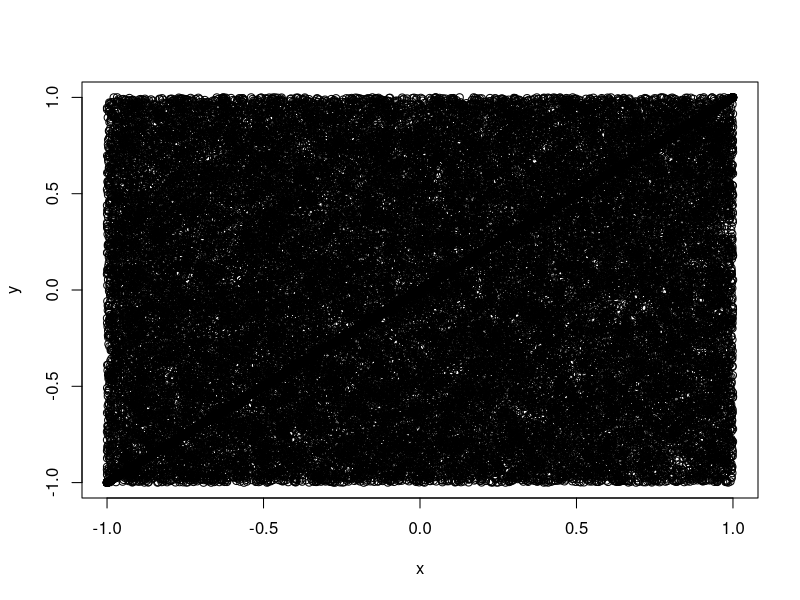
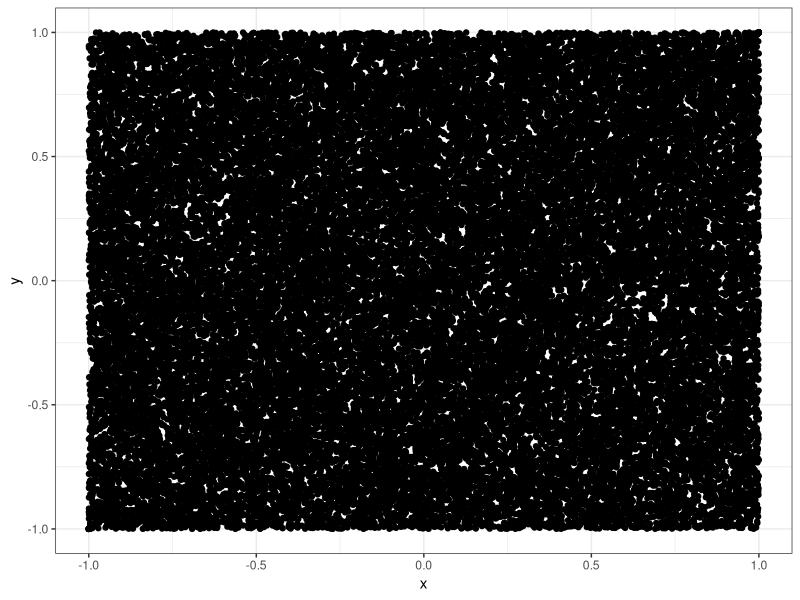
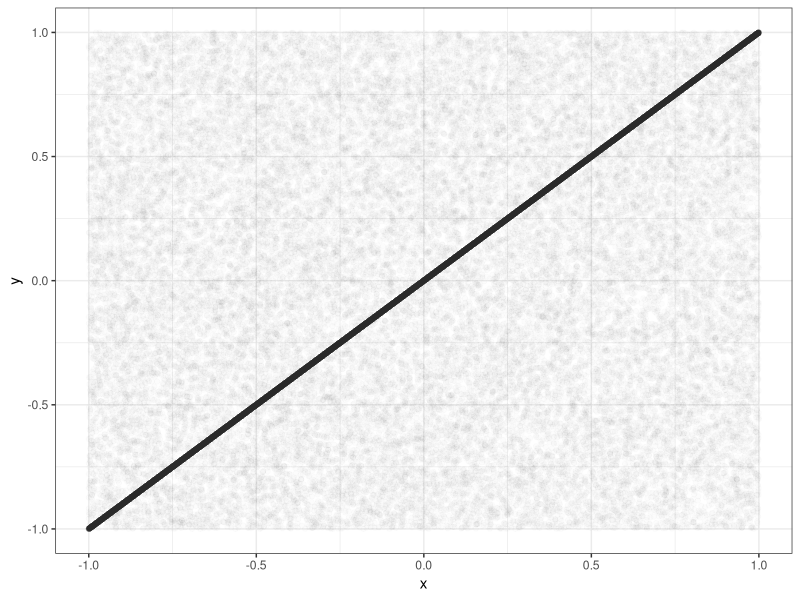
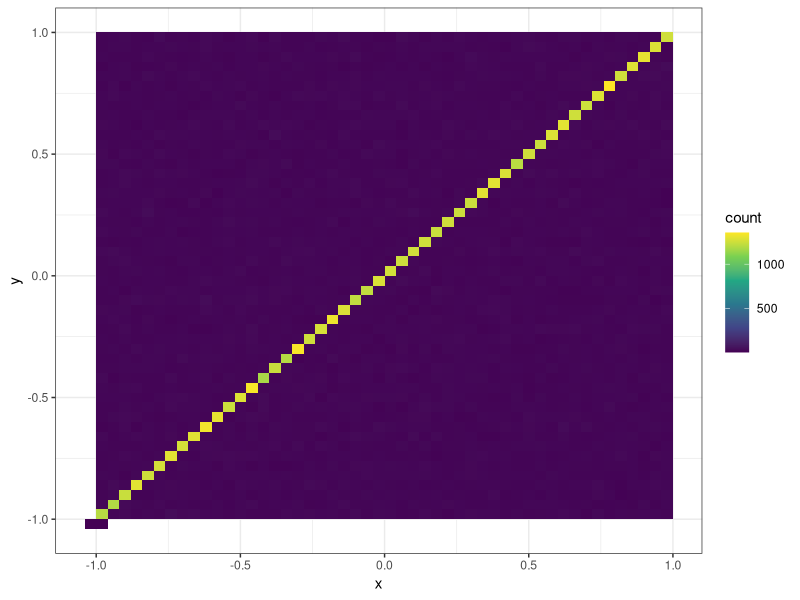
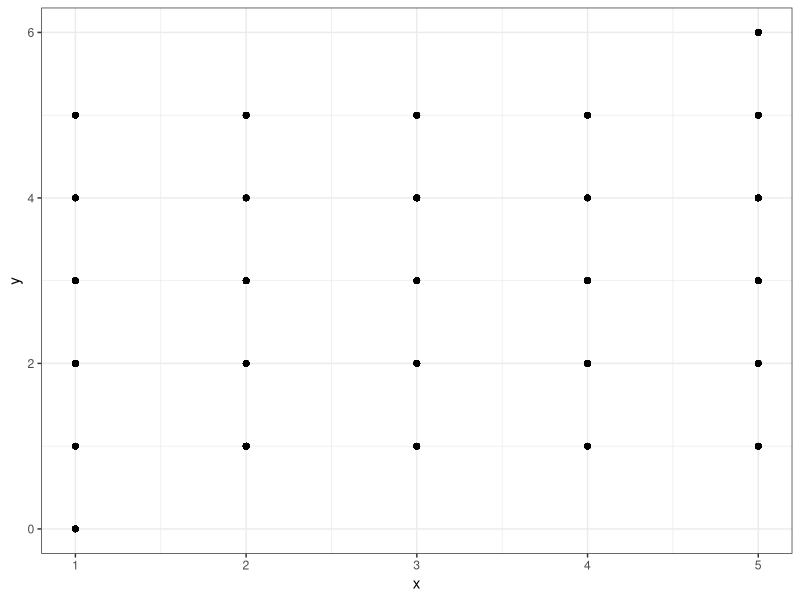
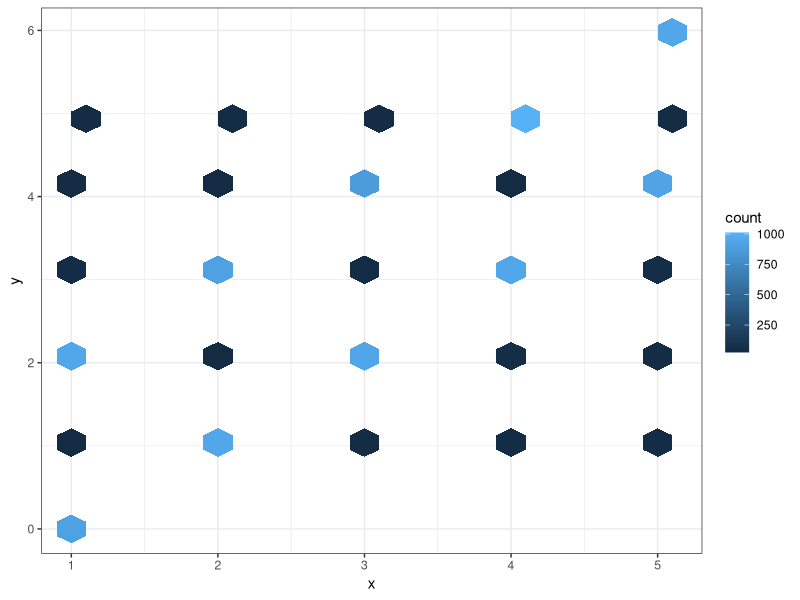

Reproduce these figures in R, in order.
## 2-D Histogram and increasing transparency to avoid overplotting ##

ss = 100000
x = runif(ss,-1,1)


y = ifelse(runif(ss,-1,1) < (-0.25),
           runif(ss,-1,1),
           x)

#Plot reveals nothing
plot(x,y)

#Nothing showing up in the plot, but these variables have high correlation??
cor(x,y)

require(ggplot2)



df = data.frame(cbind(x,y))

#Overplotting, can't see the signal between x and y
ggplot(data=df,aes(x=x,y=y)) + geom_point() + theme_bw()

#Increase transparency to prevent this
ggplot(data=df,aes(x=x,y=y)) + geom_point(alpha=0.01) + theme_bw()

#2-D Histogram approach

ggplot(df, aes(x=x, y=y) ) +
  geom_bin2d(bins = 50) +
  scale_fill_continuous(type = "viridis") +
  theme_bw()


#Another example
ss = 10000
x = sample(seq(1,5,1),replace=T,size=ss)
y = ifelse(runif(ss)<0.1,sample(seq(1,5,1),replace=T,size=ss),
           ifelse(runif(ss)<0.5,x+1,x-1))

df = data.frame(cbind(x,y))

#Overplotting, can't see any pattern
ggplot(data=df,aes(x=x,y=y)) + geom_point() + theme_bw()

#Hexogram chart
ggplot(data=df,aes(x=x,y=y)) + geom_hex(bins=20) + theme_bw()

